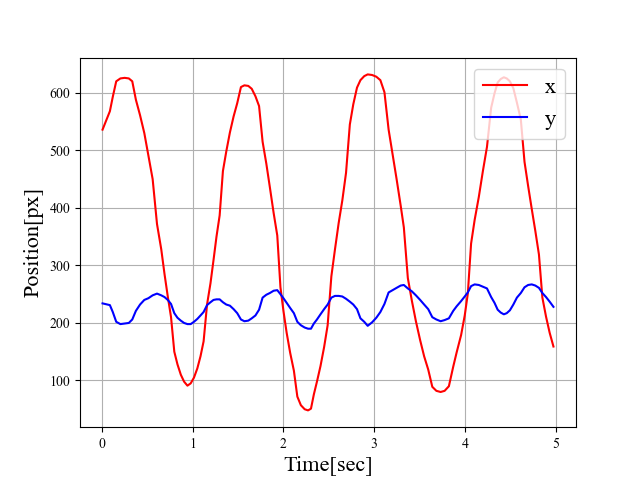

This figure's Python source:
# -*- coding: utf-8
import numpy as np
import matplotlib.pyplot as plt

def main():
    # CSVのロード
    data = np.genfromtxt(
        "/Users/github/sample/python/opencv/video/color_tracking/data.csv", delimiter=",", dtype='float')

    # 2次元配列を分割（経過時間t, x座標, y座標の1次元配列)
    t = data[:,0]
    x = data[:,1]
    y = data[:,2]

    # グラフにプロット
    plt.rcParams["font.family"] = "Times New Roman" # フォントの種類
    plt.plot(t, x, "r-", label="x")
    plt.plot(t, y, "b-", label="y")
    plt.xlabel("Time[sec]", fontsize=16)     # x軸ラベル
    plt.ylabel("Position[px]", fontsize=16)    # y軸ラベル
    plt.grid()         # グリッド表示
    plt.legend(loc=1, fontsize=16)       # 凡例表示
    plt.show()


if __name__ == "__main__":
    main()
